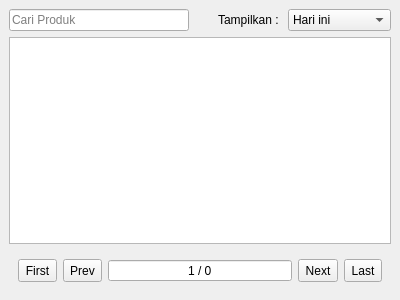
<?xml version="1.0" encoding="UTF-8"?>
<ui version="4.0">
 <class>ProductsDockWidget</class>
 <widget class="QDockWidget" name="ProductsDockWidget">
  <property name="geometry">
   <rect>
    <x>0</x>
    <y>0</y>
    <width>400</width>
    <height>300</height>
   </rect>
  </property>
  <property name="windowTitle">
   <string>Tabel Penjualan</string>
  </property>
  <widget class="QWidget" name="dockWidgetContents">
   <layout class="QVBoxLayout" name="verticalLayout">
    <item>
     <layout class="QHBoxLayout" name="horizontalLayout_2">
      <item>
       <widget class="QLineEdit" name="lineEdit">
        <property name="minimumSize">
         <size>
          <width>180</width>
          <height>0</height>
         </size>
        </property>
        <property name="maximumSize">
         <size>
          <width>180</width>
          <height>16777215</height>
         </size>
        </property>
        <property name="placeholderText">
         <string>Cari Produk</string>
        </property>
       </widget>
      </item>
      <item>
       <widget class="QLabel" name="label">
        <property name="text">
         <string>Tampilkan : </string>
        </property>
        <property name="alignment">
         <set>Qt::AlignRight|Qt::AlignTrailing|Qt::AlignVCenter</set>
        </property>
       </widget>
      </item>
      <item>
       <widget class="QComboBox" name="comboBox">
        <item>
         <property name="text">
          <string>Hari ini</string>
         </property>
        </item>
        <item>
         <property name="text">
          <string>Minggu ini</string>
         </property>
        </item>
        <item>
         <property name="text">
          <string>Bulan ini</string>
         </property>
        </item>
        <item>
         <property name="text">
          <string>Tahun ini</string>
         </property>
        </item>
        <item>
         <property name="text">
          <string>Semua waktu</string>
         </property>
        </item>
       </widget>
      </item>
     </layout>
    </item>
    <item>
     <widget class="QTableView" name="tableView">
      <property name="contextMenuPolicy">
       <enum>Qt::ActionsContextMenu</enum>
      </property>
      <property name="selectionMode">
       <enum>QAbstractItemView::SingleSelection</enum>
      </property>
      <property name="selectionBehavior">
       <enum>QAbstractItemView::SelectRows</enum>
      </property>
      <property name="verticalScrollMode">
       <enum>QAbstractItemView::ScrollPerPixel</enum>
      </property>
      <property name="horizontalScrollMode">
       <enum>QAbstractItemView::ScrollPerPixel</enum>
      </property>
      <property name="sortingEnabled">
       <bool>true</bool>
      </property>
      <attribute name="horizontalHeaderShowSortIndicator" stdset="0">
       <bool>true</bool>
      </attribute>
      <attribute name="horizontalHeaderStretchLastSection">
       <bool>true</bool>
      </attribute>
      <attribute name="verticalHeaderVisible">
       <bool>false</bool>
      </attribute>
      <attribute name="verticalHeaderMinimumSectionSize">
       <number>15</number>
      </attribute>
      <attribute name="verticalHeaderDefaultSectionSize">
       <number>16</number>
      </attribute>
     </widget>
    </item>
    <item>
     <widget class="QWidget" name="navPaging" native="true">
      <layout class="QHBoxLayout" name="horizontalLayout">
       <item>
        <widget class="QToolButton" name="firstButton">
         <property name="minimumSize">
          <size>
           <width>0</width>
           <height>23</height>
          </size>
         </property>
         <property name="text">
          <string>First</string>
         </property>
        </widget>
       </item>
       <item>
        <widget class="QToolButton" name="prevButton">
         <property name="minimumSize">
          <size>
           <width>0</width>
           <height>23</height>
          </size>
         </property>
         <property name="text">
          <string>Prev</string>
         </property>
        </widget>
       </item>
       <item>
        <widget class="QSpinBox" name="spinBox">
         <property name="alignment">
          <set>Qt::AlignCenter</set>
         </property>
         <property name="buttonSymbols">
          <enum>QAbstractSpinBox::NoButtons</enum>
         </property>
         <property name="suffix">
          <string> / 0</string>
         </property>
         <property name="minimum">
          <number>1</number>
         </property>
         <property name="maximum">
          <number>1000</number>
         </property>
        </widget>
       </item>
       <item>
        <widget class="QToolButton" name="nextButton">
         <property name="minimumSize">
          <size>
           <width>0</width>
           <height>23</height>
          </size>
         </property>
         <property name="text">
          <string>Next</string>
         </property>
        </widget>
       </item>
       <item>
        <widget class="QToolButton" name="lastButton">
         <property name="minimumSize">
          <size>
           <width>0</width>
           <height>23</height>
          </size>
         </property>
         <property name="text">
          <string>Last</string>
         </property>
        </widget>
       </item>
      </layout>
     </widget>
    </item>
   </layout>
  </widget>
  <action name="actionCSVUpdate">
   <property name="text">
    <string>CSV Update</string>
   </property>
   <property name="toolTip">
    <string>Update dengan CSV</string>
   </property>
   <property name="shortcut">
    <string>Ctrl+U</string>
   </property>
  </action>
 </widget>
 <resources/>
 <connections/>
</ui>
